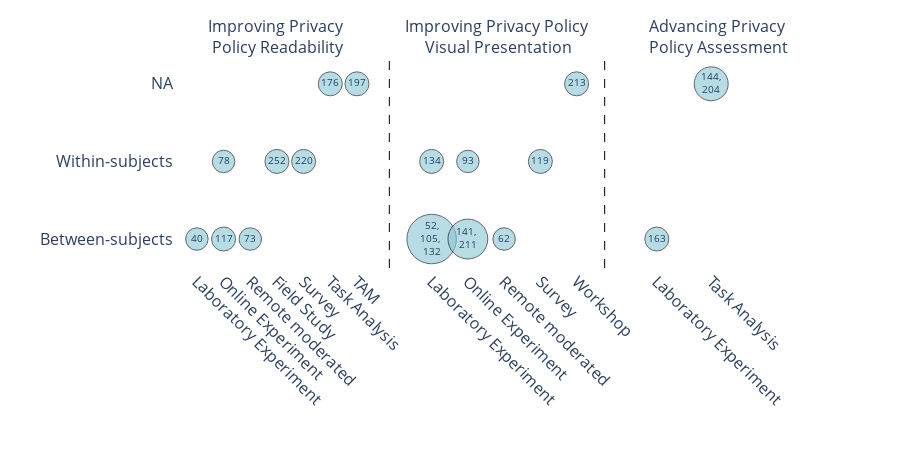
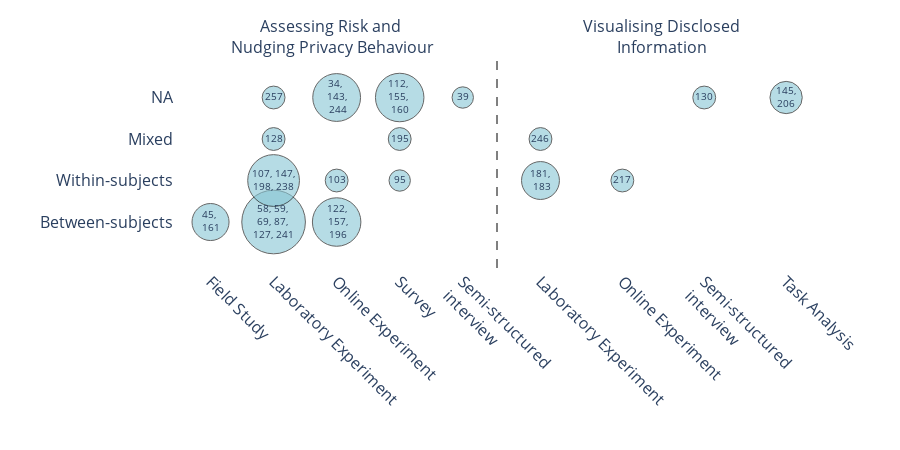
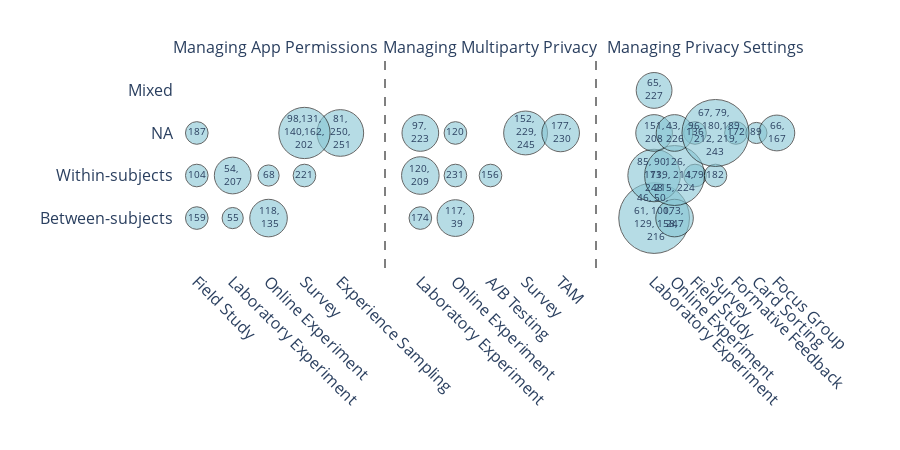

Notebook source saved alongside these figures, in order:
### Code cell
import pandas as pd
import plotly.express as px
from plotly.colors import hex_to_rgb

def get_text_color(hex_color):
    """
    Determine whether to use white or black text based on the brightness of the background color.
    """
    r, g, b = hex_to_rgb(hex_color)
    # Calculate brightness using a common formula
    brightness = (r * 299 + g * 587 + b * 114) / 1000
    return "white" if brightness < 128 else "black"

# Function to generate a bubble chart for a given theme file
def generate_bubble_chart(file_path, max_size=45, output_file=None, width=None, height=None):
    """
    Generate a bubble chart for a given theme file.

    Parameters:
    - file_path: Path to the CSV file for a theme
    - output_file: Optional, path to save the resulting HTML plot
    """
    # Load the theme data
    theme_data = pd.read_csv(file_path, na_values=[], keep_default_na=False)

    # Bubble size according to paper count and concatenated references
    theme_data['bubble_size'] = theme_data['paper_count'] * 50 + theme_data['concatenated_refs'].str.len() * 10

    # Get unique subthemes and their corresponding types
    subthemes = theme_data['final subtheme'].unique()
    subtheme_types = {
        subtheme: theme_data[theme_data["final subtheme"] == subtheme]["type"].unique()
        for subtheme in subthemes
    }
    
    design_colors = ['#87c6d4',]

    theme_data["final subtheme"] = theme_data["final subtheme"].replace({
        "Improving Privacy Policy Visual Presentation": "Improving Privacy Policy<br> Visual Presentation",
        "Improving Privacy Policy Readability": "Improving Privacy <br>Policy Readability",
        "Advancing Privacy Policy Assessment": "Advancing Privacy<br> Policy Assessment",
        "Assessing Risk and Nudging Privacy Behaviour": "Assessing Risk and <br>Nudging Privacy Behaviour",
        "Visualising Disclosed Information": "Visualising Disclosed<br>Information"
    })

    fig = px.scatter(
        theme_data,
        x="type",  # X-axis: Type of paper
        y="design",  # Y-axis: Custom-ordered Design of paper
        size="bubble_size",  # Dynamically scaled bubble size
        text="concatenated_refs",  # Text inside the bubbles
        facet_col="final subtheme",  # Separate subthemes into columns
        hover_data={"concatenated_refs": True, "paper_count": True},  # Tooltip information
        labels={"type": "", "design": ""},  # Axis labels
        title="",  # Dynamic title
        facet_col_wrap=4,  # Adjust columns per row if too many subthemes
        size_max=max_size,  # Limit the maximum bubble size
        color_discrete_sequence=design_colors,
    )

    #  Update x-axis for each subplot to only show relevant types
    for subtheme in subthemes:
        # Get the unique types for this subtheme
        relevant_types = subtheme_types[subtheme]
        # Find the matching subplot column (facet index)
        facet_idx = list(subthemes).index(subtheme) + 1
        # Update the x-axis for this subplot
        fig.update_xaxes(matches=None, tickvals=relevant_types, row=1, col=facet_idx, tickangle=45)

        if len(relevant_types) == 2:
            # Reduce x-axis range for tighter padding
            fig.update_xaxes(
                range=[-0.8, 3],  # Adjust range to fit only two categories
                row=1,
                col=facet_idx
            )

    #  Add vertical lines between subplots
    for i in range(1, len(subthemes)):  # Start at 1 to avoid adding a line before the first subplot
        x_position = i / len(subthemes)  # Normalize x-position for subplot division
        fig.add_shape(
            type="line",
            xref="paper",  # Reference the full plot width
            yref="paper",  # Reference the full plot height
            x0=x_position, x1=x_position,  # Vertical line position
            y0=0, y1=1,  # Line spans the entire height
            line=dict(color="black", width=1, dash="dash")  # Style the line
        )
    # Remove the "final subtheme=" prefix in subplot titles
    fig.for_each_annotation(lambda a: a.update(text=a.text.split("=")[-1]))

    # Customize the plot layout
    fig.update_traces(
        textfont_size=10,  # Adjust font size for text inside bubbles
        textposition="middle center",  # Center the text inside the bubbles
        marker=dict(
            opacity=0.6,  # Set bubble transparency
            line=dict(width=1, color="black")  # Add a black border around bubbles
        )
    )

    fig.update_layout(
        title_font_size=20,  # Title font size
        xaxis_title="",  # X-axis title
        yaxis_title="",
        xaxis=dict(showgrid=True),  # Show grid for better readability
        plot_bgcolor="white",  # Set background color
        width=900,  # Increase figure width
        height=450,
        font=dict(size=16)
    )

    # Show the plot
    fig.show()
    fig.write_image(output_file, format="pdf", width=width, height=height)


# Fig 9. Papers categorised under the subthemes of the theme Improving Privacy Policies that include user participation.
generate_bubble_chart("grouped_papers_with_refs-improving-pp.csv",35,"img/improving-privacy-policies-bubble.pdf", width=1200, height=415)

# Fig 10. Papers categorised under the subthemes of the theme Raising Privacy Awareness that include user participa
generate_bubble_chart("grouped_papers_with_refs-raising.csv",45, "img/raising-privacy-awareness-bubble.pdf", width=1000, height=450)

# Fig 11. Papers categorised under the subthemes of the theme Controlling Information Disclosure that include user participation
generate_bubble_chart("grouped_papers_with_refs-controlling-id.csv",50, "img/controlling-information-disclosure-bubble.pdf", width=1400, height=470)

### Figure 1 — Plotly figure (JSON) as saved in the notebook; plotly's stock layout.template omitted (floating-point values rounded to 4 significant figures)
{"data": [{"customdata": [["40", 1], ["117", 1], ["73", 1], ["252", 1], ["78", 1], ["220", 1], ["176", 1], ["197", 1]], "hovertemplate": "final subtheme=Improving Privacy <br>Policy Readability<br>=%{y}<br>bubble_size=%{marker.size}<br>concatenated_refs=%{customdata[0]}<br>paper_count=%{customdata[1]}<extra></extra>", "legendgroup": "", "marker": {"color": "#87c6d4", "line": {"color": "black", "width": 1}, "opacity": 0.6, "size": [70, 80, 70, 80, 70, 80, 80, 80], "sizemode": "area", "sizeref": 0.2776, "symbol": "circle"}, "mode": "markers+text", "name": "", "orientation": "v", "showlegend": false, "text": ["40", "117", "73", "252", "78", "220", "176", "197"], "textfont": {"size": 10}, "textposition": "middle center", "type": "scatter", "x": ["Laboratory Experiment", "Online Experiment", "Remote moderated", "Field Study", "Online Experiment", "Survey", "Task Analysis", "TAM"], "xaxis": "x", "y": ["Between-subjects", "Between-subjects", "Between-subjects", "Within-subjects", "Within-subjects", "Within-subjects", "NA", "NA"], "yaxis": "y"}, {"customdata": [["52,<br>105, <br>132", 3], ["141, <br>211", 2], ["62", 1], ["134", 1], ["93", 1], ["119", 1], ["213", 1]], "hovertemplate": "final subtheme=Improving Privacy Policy<br> Visual Presentation<br>=%{y}<br>bubble_size=%{marker.size}<br>concatenated_refs=%{customdata[0]}<br>paper_count=%{customdata[1]}<extra></extra>", "legendgroup": "", "marker": {"color": "#87c6d4", "line": {"color": "black", "width": 1}, "opacity": 0.6, "size": [340, 220, 70, 80, 70, 80, 80], "sizemode": "area", "sizeref": 0.2776, "symbol": "circle"}, "mode": "markers+text", "name": "", "orientation": "v", "showlegend": false, "text": ["52,<br>105, <br>132", "141, <br>211", "62", "134", "93", "119", "213"], "textfont": {"size": 10}, "textposition": "middle center", "type": "scatter", "x": ["Laboratory Experiment", "Online Experiment", "Remote moderated", "Laboratory Experiment", "Online Experiment", "Survey", "Workshop"], "xaxis": "x2", "y": ["Between-subjects", "Between-subjects", "Between-subjects", "Within-subjects", "Within-subjects", "Within-subjects", "NA"], "yaxis": "y2"}, {"customdata": [["163", 1], ["144,<br>204", 1]], "hovertemplate": "final subtheme=Advancing Privacy<br> Policy Assessment<br>=%{y}<br>bubble_size=%{marker.size}<br>concatenated_refs=%{customdata[0]}<br>paper_count=%{customdata[1]}<extra></extra>", "legendgroup": "", "marker": {"color": "#87c6d4", "line": {"color": "black", "width": 1}, "opacity": 0.6, "size": [80, 160], "sizemode": "area", "sizeref": 0.2776, "symbol": "circle"}, "mode": "markers+text", "name": "", "orientation": "v", "showlegend": false, "text": ["163", "144,<br>204"], "textfont": {"size": 10}, "textposition": "middle center", "type": "scatter", "x": ["Laboratory Experiment", "Task Analysis"], "xaxis": "x3", "y": ["Between-subjects", "NA"], "yaxis": "y3"}], "layout": {"annotations": [{"font": {}, "showarrow": false, "text": "Improving Privacy <br>Policy Readability", "x": 0.16, "xanchor": "center", "xref": "paper", "y": 1, "yanchor": "bottom", "yref": "paper"}, {"font": {}, "showarrow": false, "text": "Improving Privacy Policy<br> Visual Presentation", "x": 0.5, "xanchor": "center", "xref": "paper", "y": 1, "yanchor": "bottom", "yref": "paper"}, {"font": {}, "showarrow": false, "text": "Advancing Privacy<br> Policy Assessment", "x": 0.84, "xanchor": "center", "xref": "paper", "y": 1, "yanchor": "bottom", "yref": "paper"}], "font": {"size": 16}, "height": 450, "legend": {"itemsizing": "constant", "tracegroupgap": 0}, "margin": {"t": 60}, "plot_bgcolor": "white", "shapes": [{"line": {"color": "black", "dash": "dash", "width": 1}, "type": "line", "x0": 0.3333, "x1": 0.3333, "xref": "paper", "y0": 0, "y1": 1, "yref": "paper"}, {"line": {"color": "black", "dash": "dash", "width": 1}, "type": "line", "x0": 0.6667, "x1": 0.6667, "xref": "paper", "y0": 0, "y1": 1, "yref": "paper"}], "title": {"font": {"size": 20}}, "width": 900, "xaxis": {"anchor": "y", "domain": [0, 0.32], "showgrid": true, "tickangle": 45, "tickvals": ["Laboratory Experiment", "Online Experiment", "Remote moderated", "Field Study", "Survey", "Task Analysis", "TAM"], "title": {"text": ""}}, "xaxis2": {"anchor": "y2", "domain": [0.34, 0.66], "tickangle": 45, "tickvals": ["Laboratory Experiment", "Online Experiment", "Remote moderated", "Survey", "Workshop"], "title": {"text": ""}}, "xaxis3": {"anchor": "y3", "domain": [0.68, 1.0], "range": [-0.8, 3], "tickangle": 45, "tickvals": ["Laboratory Experiment", "Task Analysis"], "title": {"text": ""}}, "yaxis": {"anchor": "x", "domain": [0, 1], "title": {"text": ""}}, "yaxis2": {"anchor": "x2", "domain": [0, 1], "matches": "y", "showticklabels": false}, "yaxis3": {"anchor": "x3", "domain": [0, 1], "matches": "y", "showticklabels": false}}}

### Figure 2 — Plotly figure (JSON) as saved in the notebook; plotly's stock layout.template omitted (floating-point values rounded to 4 significant figures)
{"data": [{"customdata": [["45, <br>161", 2], ["58, 59, <br>69, 87, <br>127, 241", 6], ["122,<br> 157,<br> 196", 3], ["107, 147,<br>198, 238", 4], ["103", 1], ["95", 1], ["128", 1], ["195", 1], ["257", 1], ["34, <br>143,<br> 244", 3], ["112, <br>155, <br>160", 3], ["39", 1]], "hovertemplate": "final subtheme=Assessing Risk and <br>Nudging Privacy Behaviour<br>=%{y}<br>bubble_size=%{marker.size}<br>concatenated_refs=%{customdata[0]}<br>paper_count=%{customdata[1]}<extra></extra>", "legendgroup": "", "marker": {"color": "#87c6d4", "line": {"color": "black", "width": 1}, "opacity": 0.6, "size": [210, 620, 360, 410, 80, 70, 80, 80, 80, 350, 360, 70], "sizemode": "area", "sizeref": 0.3062, "symbol": "circle"}, "mode": "markers+text", "name": "", "orientation": "v", "showlegend": false, "text": ["45, <br>161", "58, 59, <br>69, 87, <br>127, 241", "122,<br> 157,<br> 196", "107, 147,<br>198, 238", "103", "95", "128", "195", "257", "34, <br>143,<br> 244", "112, <br>155, <br>160", "39"], "textfont": {"size": 10}, "textposition": "middle center", "type": "scatter", "x": ["Field Study", "Laboratory Experiment", "Online Experiment", "Laboratory Experiment", "Online Experiment", "Survey", "Laboratory Experiment", "Survey", "Laboratory Experiment", "Online Experiment", "Survey", "Semi-structured <br>interview"], "xaxis": "x", "y": ["Between-subjects", "Between-subjects", "Between-subjects", "Within-subjects", "Within-subjects", "Within-subjects", "Mixed", "Mixed", "NA", "NA", "NA", "NA"], "yaxis": "y"}, {"customdata": [["181,<br> 183", 2], ["217", 1], ["246", 1], ["130", 1], ["145,<br>206", 1]], "hovertemplate": "final subtheme=Visualising Disclosed<br>Information<br>=%{y}<br>bubble_size=%{marker.size}<br>concatenated_refs=%{customdata[0]}<br>paper_count=%{customdata[1]}<extra></extra>", "legendgroup": "", "marker": {"color": "#87c6d4", "line": {"color": "black", "width": 1}, "opacity": 0.6, "size": [220, 80, 80, 80, 160], "sizemode": "area", "sizeref": 0.3062, "symbol": "circle"}, "mode": "markers+text", "name": "", "orientation": "v", "showlegend": false, "text": ["181,<br> 183", "217", "246", "130", "145,<br>206"], "textfont": {"size": 10}, "textposition": "middle center", "type": "scatter", "x": ["Laboratory Experiment", "Online Experiment", "Laboratory Experiment", "Semi-structured <br>interview", "Task Analysis"], "xaxis": "x2", "y": ["Within-subjects", "Within-subjects", "Mixed", "NA", "NA"], "yaxis": "y2"}], "layout": {"annotations": [{"font": {}, "showarrow": false, "text": "Assessing Risk and <br>Nudging Privacy Behaviour", "x": 0.245, "xanchor": "center", "xref": "paper", "y": 1, "yanchor": "bottom", "yref": "paper"}, {"font": {}, "showarrow": false, "text": "Visualising Disclosed<br>Information", "x": 0.755, "xanchor": "center", "xref": "paper", "y": 1, "yanchor": "bottom", "yref": "paper"}], "font": {"size": 16}, "height": 450, "legend": {"itemsizing": "constant", "tracegroupgap": 0}, "margin": {"t": 60}, "plot_bgcolor": "white", "shapes": [{"line": {"color": "black", "dash": "dash", "width": 1}, "type": "line", "x0": 0.5, "x1": 0.5, "xref": "paper", "y0": 0, "y1": 1, "yref": "paper"}], "title": {"font": {"size": 20}}, "width": 900, "xaxis": {"anchor": "y", "domain": [0, 0.49], "showgrid": true, "tickangle": 45, "tickvals": ["Field Study", "Laboratory Experiment", "Online Experiment", "Survey", "Semi-structured <br>interview"], "title": {"text": ""}}, "xaxis2": {"anchor": "y2", "domain": [0.51, 1], "tickangle": 45, "tickvals": ["Laboratory Experiment", "Online Experiment", "Semi-structured <br>interview", "Task Analysis"], "title": {"text": ""}}, "yaxis": {"anchor": "x", "domain": [0, 1], "title": {"text": ""}}, "yaxis2": {"anchor": "x2", "domain": [0, 1], "matches": "y", "showticklabels": false}}}

### Figure 3 — Plotly figure (JSON) as saved in the notebook; plotly's stock layout.template omitted (floating-point values rounded to 4 significant figures)
{"data": [{"customdata": [["159", 1], ["55", 1], ["118,<br> 135", 2], ["104", 1], ["54, <br>207", 2], ["68", 1], ["221", 1], ["81,<br>250,<br> 251", 3], ["187", 1], ["98,131,<br>140,162,<br>202", 3]], "hovertemplate": "final subtheme=Managing App Permissions<br>=%{y}<br>bubble_size=%{marker.size}<br>concatenated_refs=%{customdata[0]}<br>paper_count=%{customdata[1]}<extra></extra>", "legendgroup": "", "marker": {"color": "#87c6d4", "line": {"color": "black", "width": 1}, "opacity": 0.6, "size": [80, 70, 220, 80, 210, 70, 80, 340, 80, 410], "sizemode": "area", "sizeref": 0.312, "symbol": "circle"}, "mode": "markers+text", "name": "", "orientation": "v", "showlegend": false, "text": ["159", "55", "118,<br> 135", "104", "54, <br>207", "68", "221", "81,<br>250,<br> 251", "187", "98,131,<br>140,162,<br>202"], "textfont": {"size": 10}, "textposition": "middle center", "type": "scatter", "x": ["Field Study", "Laboratory Experiment", "Online Experiment", "Field Study", "Laboratory Experiment", "Online Experiment", "Survey", "Experience Sampling", "Field Study", "Survey"], "xaxis": "x", "y": ["Between-subjects", "Between-subjects", "Between-subjects", "Within-subjects", "Within-subjects", "Within-subjects", "Within-subjects", "NA", "NA", "NA"], "yaxis": "y"}, {"customdata": [["174", 1], ["117,<br> 39", 2], ["156", 1], ["120, <br>209", 2], ["231", 1], ["97, <br>223", 2], ["120", 1], ["152, <br>229,<br>245", 2], ["177,<br> 230", 2]], "hovertemplate": "final subtheme=Managing Multiparty Privacy<br>=%{y}<br>bubble_size=%{marker.size}<br>concatenated_refs=%{customdata[0]}<br>paper_count=%{customdata[1]}<extra></extra>", "legendgroup": "", "marker": {"color": "#87c6d4", "line": {"color": "black", "width": 1}, "opacity": 0.6, "size": [80, 210, 80, 220, 80, 210, 80, 300, 220], "sizemode": "area", "sizeref": 0.312, "symbol": "circle"}, "mode": "markers+text", "name": "", "orientation": "v", "showlegend": false, "text": ["174", "117,<br> 39", "156", "120, <br>209", "231", "97, <br>223", "120", "152, <br>229,<br>245", "177,<br> 230"], "textfont": {"size": 10}, "textposition": "middle center", "type": "scatter", "x": ["Laboratory Experiment", "Online Experiment", "A/B Testing", "Laboratory Experiment", "Online Experiment", "Laboratory Experiment", "Online Experiment", "Survey", "TAM"], "xaxis": "x2", "y": ["Between-subjects", "Between-subjects", "Within-subjects", "Within-subjects", "Within-subjects", "NA", "NA", "NA", "NA"], "yaxis": "y2"}, {"customdata": [["46, 50, <br>61, 100, <br> 129, 158,<br> 216", 7], ["173, <br>247", 2], ["179", 1], ["85, 90, <br>171,<br>248", 4], ["126,<br>139, 214,  <br>215, 224", 5], ["182", 1], ["65,<br>227", 2], ["172", 1], ["89", 1], ["136", 1], ["66,<br>167", 2], ["151,<br>208", 2], ["43, <br>226", 2], ["67, 79, <br>96,180,189,<br> 212, 219, <br>243", 5]], "hovertemplate": "final subtheme=Managing Privacy Settings<br>=%{y}<br>bubble_size=%{marker.size}<br>concatenated_refs=%{customdata[0]}<br>paper_count=%{customdata[1]}<extra></extra>", "legendgroup": "", "marker": {"color": "#87c6d4", "line": {"color": "black", "width": 1}, "opacity": 0.6, "size": [780, 220, 80, 430, 560, 80, 200, 80, 70, 80, 200, 210, 210, 700], "sizemode": "area", "sizeref": 0.312, "symbol": "circle"}, "mode": "markers+text", "name": "", "orientation": "v", "showlegend": false, "text": ["46, 50, <br>61, 100, <br> 129, 158,<br> 216", "173, <br>247", "179", "85, 90, <br>171,<br>248", "126,<br>139, 214,  <br>215, 224", "182", "65,<br>227", "172", "89", "136", "66,<br>167", "151,<br>208", "43, <br>226", "67, 79, <br>96,180,189,<br> 212, 219, <br>243"], "textfont": {"size": 10}, "textposition": "middle center", "type": "scatter", "x": ["Laboratory Experiment", "Online Experiment", "Field Study", "Laboratory Experiment", "Online Experiment", "Survey", "Laboratory Experiment", "Formative Feedback", "Card Sorting", "Field Study", "Focus Group", "Laboratory Experiment", "Online Experiment", "Survey"], "xaxis": "x3", "y": ["Between-subjects", "Between-subjects", "Within-subjects", "Within-subjects", "Within-subjects", "Within-subjects", "Mixed", "NA", "NA", "NA", "NA", "NA", "NA", "NA"], "yaxis": "y3"}], "layout": {"annotations": [{"font": {}, "showarrow": false, "text": "Managing App Permissions", "x": 0.16, "xanchor": "center", "xref": "paper", "y": 1, "yanchor": "bottom", "yref": "paper"}, {"font": {}, "showarrow": false, "text": "Managing Multiparty Privacy", "x": 0.5, "xanchor": "center", "xref": "paper", "y": 1, "yanchor": "bottom", "yref": "paper"}, {"font": {}, "showarrow": false, "text": "Managing Privacy Settings", "x": 0.84, "xanchor": "center", "xref": "paper", "y": 1, "yanchor": "bottom", "yref": "paper"}], "font": {"size": 16}, "height": 450, "legend": {"itemsizing": "constant", "tracegroupgap": 0}, "margin": {"t": 60}, "plot_bgcolor": "white", "shapes": [{"line": {"color": "black", "dash": "dash", "width": 1}, "type": "line", "x0": 0.3333, "x1": 0.3333, "xref": "paper", "y0": 0, "y1": 1, "yref": "paper"}, {"line": {"color": "black", "dash": "dash", "width": 1}, "type": "line", "x0": 0.6667, "x1": 0.6667, "xref": "paper", "y0": 0, "y1": 1, "yref": "paper"}], "title": {"font": {"size": 20}}, "width": 900, "xaxis": {"anchor": "y", "domain": [0, 0.32], "showgrid": true, "tickangle": 45, "tickvals": ["Field Study", "Laboratory Experiment", "Online Experiment", "Survey", "Experience Sampling"], "title": {"text": ""}}, "xaxis2": {"anchor": "y2", "domain": [0.34, 0.66], "tickangle": 45, "tickvals": ["Laboratory Experiment", "Online Experiment", "A/B Testing", "Survey", "TAM"], "title": {"text": ""}}, "xaxis3": {"anchor": "y3", "domain": [0.68, 1.0], "tickangle": 45, "tickvals": ["Laboratory Experiment", "Online Experiment", "Field Study", "Survey", "Formative Feedback", "Card Sorting", "Focus Group"], "title": {"text": ""}}, "yaxis": {"anchor": "x", "domain": [0, 1], "title": {"text": ""}}, "yaxis2": {"anchor": "x2", "domain": [0, 1], "matches": "y", "showticklabels": false}, "yaxis3": {"anchor": "x3", "domain": [0, 1], "matches": "y", "showticklabels": false}}}
